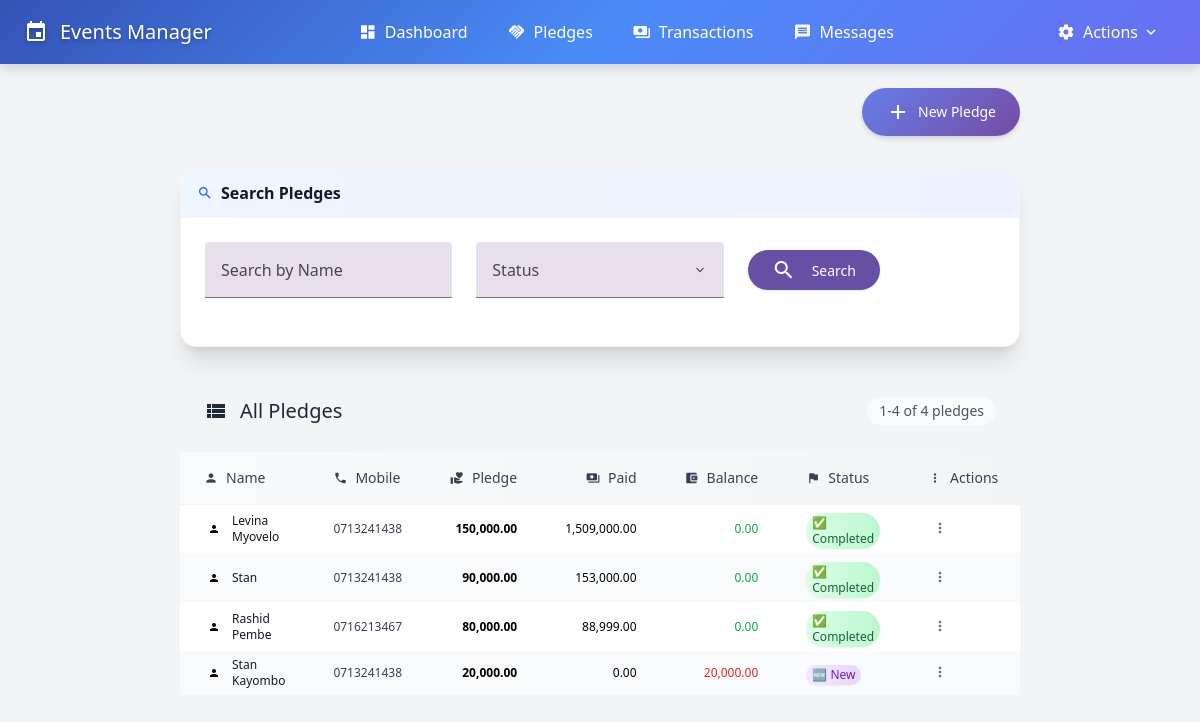
/pledges/, run on an earlier commit of the app's database.
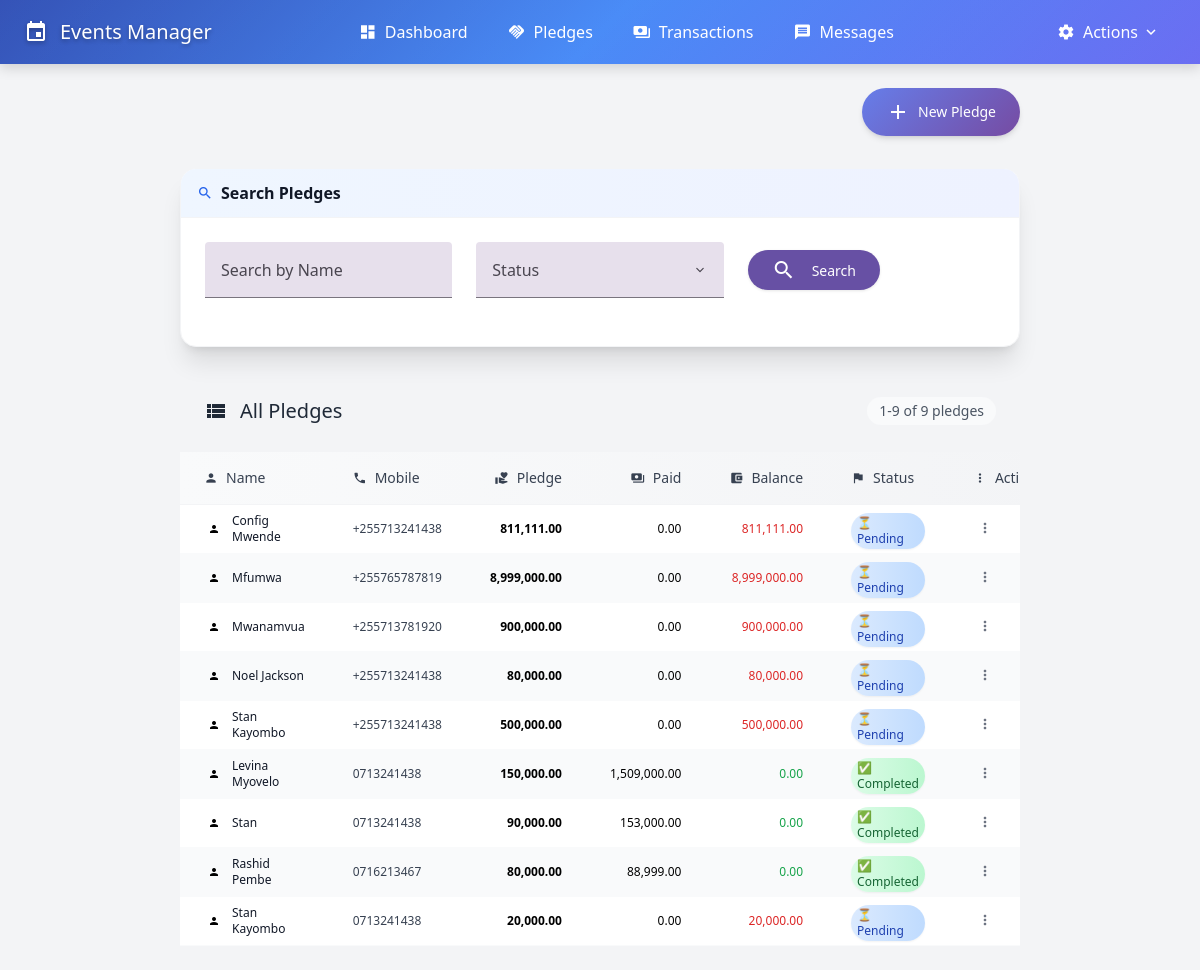
And on a later commit of the database.
### events/models.py (models this page shows, shortened)
class Pledges(models.Model):
    STATUS_CHOICES = [
        ('new', '🆕 New'),
        ('pending', '⏳ Pending'),
        ('partial', '📊 Partial Payment'),
        ('completed', '✅ Completed'),
        ('cancelled', '❌ Cancelled'),
    ]
    phone_regex = RegexValidator(
        regex=r'^\+?255[67]\d{8}$|^\+?0[67]\d{8}$',
        message="Phone number must be a valid Tanzanian number (e.g., +255123456789 or 0123456789)"
    )
    event_id = models.CharField(
        max_length=100,
        verbose_name="Event ID",
        help_text="Unique identifier for the event"
    )
    name = models.CharField(
        max_length=200,
        verbose_name="Full Name",
        help_text="Full name of the person making the pledge"
    )
    mobile_number = models.CharField(
        validators=[phone_regex],
        max_length=17,
        verbose_name="Mobile Number",
        help_text="Tanzanian mobile number (e.g., +255123456789)"
    )
    pledge = models.DecimalField(
        max_digits=12,
        decimal_places=2,
        verbose_name="Pledge Amount",
        help_text="Total amount pledged (TSH)"
    )
    amount_paid = models.DecimalField(
        max_digits=12,
        decimal_places=2,
        default=Decimal('0.00'),
        verbose_name="Amount Paid",
        help_text="Total amount paid so far (TSH)"
    )
    status = models.CharField(
        max_length=20,
        choices=STATUS_CHOICES,
        default='new',
        verbose_name="Pledge Status",
        help_text="Current status of the pledge"
    )
    whatsapp_status = models.BooleanField(
        default=False,
        verbose_name="Is WhatsApp Number?",
        help_text="Whether this mobile number supports WhatsApp"
    )
    created_at = models.DateTimeField(
        auto_now_add=True,
        verbose_name="Created At"
    )
    updated_at = models.DateTimeField(
        auto_now=True,
        verbose_name="Last Updated"
    )
    class Meta:
        db_table = 'pledges'
        verbose_name = 'Pledge'
        verbose_name_plural = 'Pledges'
        ordering = ['-created_at', 'name']
        indexes = [
            models.Index(fields=['event_id']),
            models.Index(fields=['status']),
            models.Index(fields=['created_at']),
        ]
    def balance(self):
        calculated_balance = self.pledge - self.amount_paid
        return max(Decimal('0.00'), calculated_balance)

### events/views.py (the view)
# urls.py: path('pledges/', views.pledge_list, name='pledge_list'),
def pledge_list(request):
    pledges = Pledges.objects.all().order_by('-created_at')
    search_query = request.GET.get('search')
    if search_query:
        pledges = pledges.filter(name__icontains=search_query)
    status_filter = request.GET.get('status')
    if status_filter:
        pledges = pledges.filter(status=status_filter)
    paginator = Paginator(pledges, 25)
    page_number = request.GET.get('page')
    page_obj = paginator.get_page(page_number)
    context = {
        'page_obj': page_obj,
    }
    return render(request, 'events/pledge_list.html', context)

### events/templatetags/currency_filters.py (called while the page is built)
@register.filter
def currency(value):
    try:
        if isinstance(value, str):
            value = float(value)
        return f"{value:,.2f}"
    except (ValueError, TypeError):
        return value

### events/templates/events/pledge_list.html (shortened to what the changed rows need)
{% extends 'events/base.html' %}
{% load currency_filters %}
{% block content %}
<div class="md-card">
    <div class="flex justify-between items-center p-6 border-b border-gray-100">
        <h2 class="text-xl font-medium text-gray-800 flex items-center">
            <span class="material-icons text-primary-500 mr-3 text-2xl">view_list</span>
            All Pledges
        </h2>
        <div class="flex items-center space-x-4">
            <div class="text-sm text-gray-600 bg-gray-50 px-3 py-1 rounded-full">
                {{ page_obj.start_index }}-{{ page_obj.end_index }} of {{ page_obj.paginator.count }} pledges
            </div>
        </div>
    </div>
    <div>
        {% if page_obj.object_list %}
            <div class="overflow-x-auto" style="min-height: 60vh;">
                <table class="min-w-full">
                    <thead>
                        <tr class="border-b border-gray-100 bg-gradient-to-r from-gray-50 to-gray-100">
                            <th class="px-6 py-4 text-left text-sm font-medium text-gray-700 flex items-center">
                                <span class="material-icons text-sm mr-2">person</span>Name
                            </th>
                            <th class="px-6 py-4 text-left text-sm font-medium text-gray-700">
                                <div class="flex items-center">
                                    <span class="material-icons text-sm mr-2">phone</span>Mobile
                                </div>
                            </th>
                            <th class="px-6 py-4 text-right text-sm font-medium text-gray-700">
                                <div class="flex items-center justify-end">
                                    <span class="material-icons text-sm mr-2">volunteer_activism</span>Pledge
                                </div>
                            </th>
                            <th class="px-6 py-4 text-right text-sm font-medium text-gray-700">
                                <div class="flex items-center justify-end">
                                    <span class="material-icons text-sm mr-2">payments</span>Paid
                                </div>
                            </th>
                            <th class="px-6 py-4 text-right text-sm font-medium text-gray-700">
                                <div class="flex items-center justify-end">
                                    <span class="material-icons text-sm mr-2">account_balance_wallet</span>Balance
                                </div>
                            </th>
                            <th class="px-6 py-4 text-left text-sm font-medium text-gray-700">
                                <div class="flex items-center">
                                    <span class="material-icons text-sm mr-2">flag</span>Status
                                </div>
                            </th>
                            <th class="px-6 py-4 text-center text-sm font-medium text-gray-700">
                                <div class="flex items-center justify-center">
                                    <span class="material-icons text-sm mr-2">more_vert</span>Actions
                                </div>
                            </th>
                        </tr>
                    </thead>
                    <tbody class="bg-white">
                        {% for pledge in page_obj.object_list %}
                        <tr class="border-b border-gray-50 hover:bg-blue-50 hover:shadow-sm transition-all duration-200 {% cycle 'bg-white' 'bg-gray-50' %}">
                            <td class="px-6 py-1">
                                <div class="flex items-center">
                                    <div class="flex-shrink-0 h-5 w-5 bg-primary-100 rounded-full flex items-center justify-center mr-2">
                                        <span class="material-icons text-primary-600 text-xs">person</span>
                                    </div>
                                    <div>
                                        <div class="text-xs font-medium text-gray-900">
                                            <a href="{% url 'events:pledge_detail' pledge.id %}" class="text-primary-600 hover:text-primary-800 transition-colors duration-200">
                                                {{ pledge.name }}
                                            </a>
                                        </div>
                                    </div>
                                </div>
                            </td>
                            <td class="px-6 py-1">
                                <div class="text-xs text-gray-700">
                                    {{ pledge.mobile_number }}
                                </div>
                            </td>
                            <td class="px-6 py-1 text-right">
                                <div class="text-xs font-semibold text-primary-700">
                                    {{ pledge.pledge|currency }}
                                </div>
                            </td>
                            <td class="px-6 py-1 text-right">
                                <div class="text-xs font-medium text-success">
                                    {{ pledge.amount_paid|currency }}
                                </div>
                            </td>
                            <td class="px-6 py-1 text-right">
                                <div class="text-xs font-medium {% if pledge.balance > 0 %}text-red-600{% else %}text-green-600{% endif %}">
                                    {{ pledge.balance|currency }}
                                </div>
                            </td>
                            <td class="px-6 py-1">
                                <span class="inline-flex items-center px-1.5 py-0.5 text-xs font-medium rounded-full shadow-sm
                                    {% if pledge.status == 'completed' %}bg-gradient-to-r from-green-100 to-green-200 text-green-800
                                    {% elif pledge.status == 'partial' %}bg-gradient-to-r from-yellow-100 to-yellow-200 text-yellow-800
                                    {% elif pledge.status == 'pending' %}bg-gradient-to-r from-blue-100 to-blue-200 text-blue-800
                                    {% elif pledge.status == 'new' %}bg-gradient-to-r from-purple-100 to-purple-200 text-purple-800
                                    {% else %}bg-gradient-to-r from-gray-100 to-gray-200 text-gray-800{% endif %}">
                                    {{ pledge.get_status_display }}
                                </span>
                            </td>
                            <td class="px-6 py-1">
                                <div class="relative">
                                    <button onclick="showMenu({{ pledge.id }})" class="p-1 text-gray-500 hover:text-gray-700">
                                        <span class="material-icons text-base">more_vert</span>
                                    </button>
                                </div>
                            </td>
                        </tr>
                        {% endfor %}
                    </tbody>
                </table>
            </div>
        {% endif %}
    </div>
</div>
{% endblock %}

What changed in the data, as far as the page shows it:
added Pledges: name "Config Mwende", mobile_number "+255713241438", pledge "811,111.00", amount_paid "0.00", balance "811,111.00", status "⏳ Pending"
added Pledges: name "Mfumwa", mobile_number "+255765787819", pledge "8,999,000.00", amount_paid "0.00", balance "8,999,000.00", status "⏳ Pending"
added Pledges: name "Mwanamvua", mobile_number "+255713781920", pledge "900,000.00", amount_paid "0.00", balance "900,000.00", status "⏳ Pending"
added Pledges: name "Noel Jackson", mobile_number "+255713241438", pledge "80,000.00", amount_paid "0.00", balance "80,000.00", status "⏳ Pending"
added Pledges: name "Stan Kayombo", mobile_number "+255713241438", pledge "500,000.00", amount_paid "0.00", balance "500,000.00", status "⏳ Pending"
changed Pledges (number 9 of 9 on the later page): status "🆕 New" → "⏳ Pending"
Also different on the page:
{{ page_obj.end_index }}: "4" → "9"
{{ page_obj.paginator.count }}: "4" → "9"
